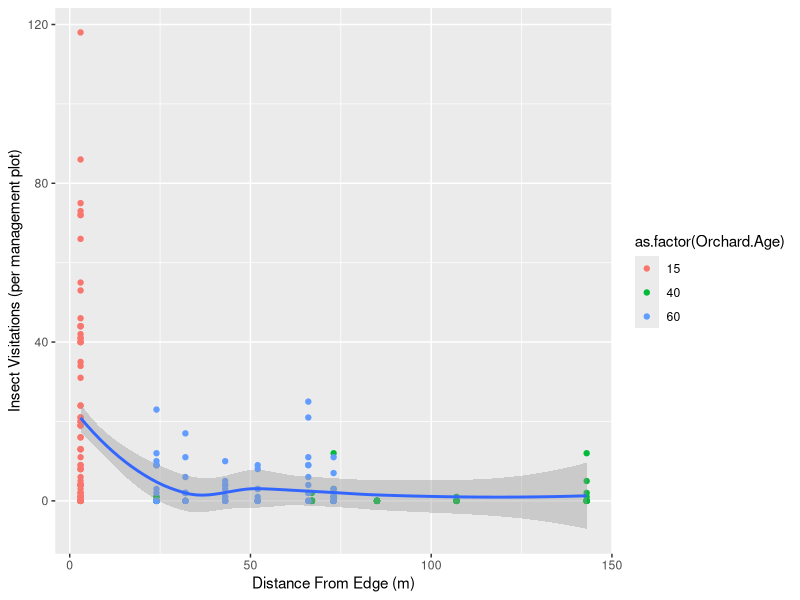

The R script that drew this image:
## POLLINATOR THESIS PROJECT FIGURES
## Edge distance vs. pollinator visitations


## Libraries needed
library(tidyverse)
library(ggplot2)
library(dplyr)
library(nlme)
library(multcomp)

#############################
#############################
## Import data
## Clean up column names and columns

#add in a full plot list to account for zeroes
plots <- read.csv("canopy_cover.csv")%>%
  filter(year==2021)%>% #have to do this here
  mutate(seedmix=ifelse(seedmix=="annuals", "annual", ifelse(seedmix=="perennials", "perennial", seedmix)))%>%
  dplyr::select(1:4)
names(plots) <- c("Orchard.Age", "Block", "Management", "Seed.Mix")

observedpollinators <- read.csv("observedpollinators_2021.csv")%>%
  mutate(Management=ifelse(Management=="flailscrape", "scraped", ifelse(Management=="flail", "flailed", Management)))
names(observedpollinators) <- c ("Month", "Orchard.Age", "Block", "Management", "Seed.Mix", "Host.Plant", "Morphospecies", "Number", "Notes")
observedpollinators<-full_join(plots, observedpollinators)%>% #need to get zeroes
  mutate(Number=ifelse(is.na(Number), 0, Number))


edgedistances <- read.csv("block_edge_distances.csv")
names(edgedistances) <- c("Orchard.Age", "Block", "Distance")


#############################

#############################
#############################
##Comparing block distance from orchard edge and pollinator visitations

## Merging the datasets and counting up observed pollinator visits by sub-plot/seed mix
blockdensity <- merge(x=observedpollinators, y=edgedistances,by=c("Orchard.Age","Block"),all=TRUE) %>%
  group_by(Orchard.Age, Block, Management, Seed.Mix, Distance) %>% #added back Management, you dont need to analyze it but they are separate plots (replication)
  summarise(Number = sum(Number))

cleanblockdensity <- as.data.frame(blockdensity)%>%
  ungroup()

ggplot(cleanblockdensity, aes(x=Distance, y=Number)) +
  geom_point(aes(colour=as.factor(Orchard.Age))) +
  labs(x="Distance From Edge (m)", y = "Insect Visitations (per management plot)") +
  stat_smooth()

#############################
#############################
## Statistics
## I'm using a mixed model. 'lme' uses t-tests and f-tests to find the significance between
## edge distance and insect visits. Edge distance (block placement) is a random effect.

mmedgedistance<-lme(Number~Distance, random =  ~1|Management, data=cleanblockdensity) 
summary(mmedgedistance)
anova(mmedgedistance)#significant when you ignore orchard age


mmedgedistance<-lme(Number~Distance, random = list( ~1|Management, ~1|Orchard.Age), data = cleanblockdensity, na.action=na.omit)
summary(mmedgedistance)
anova(mmedgedistance) #not when you include it
